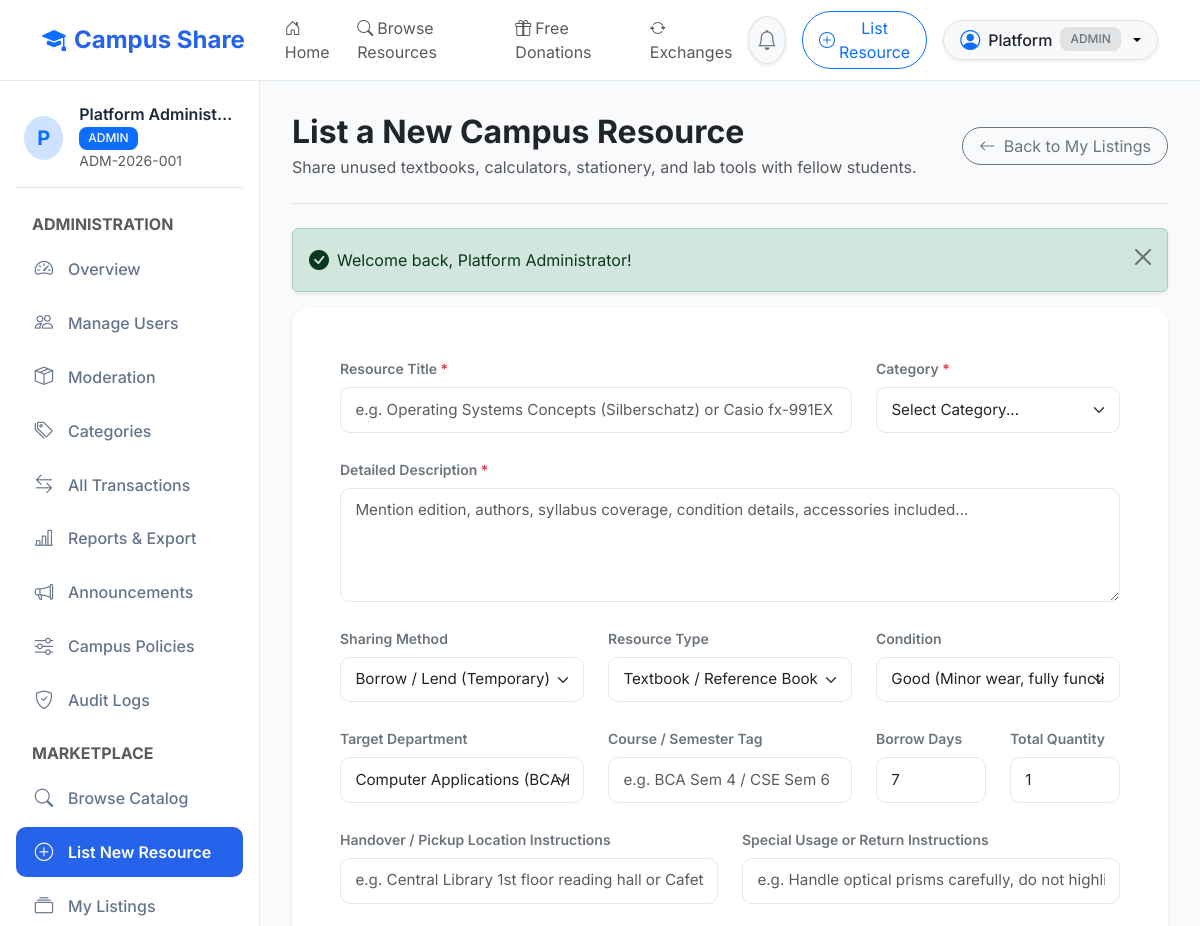
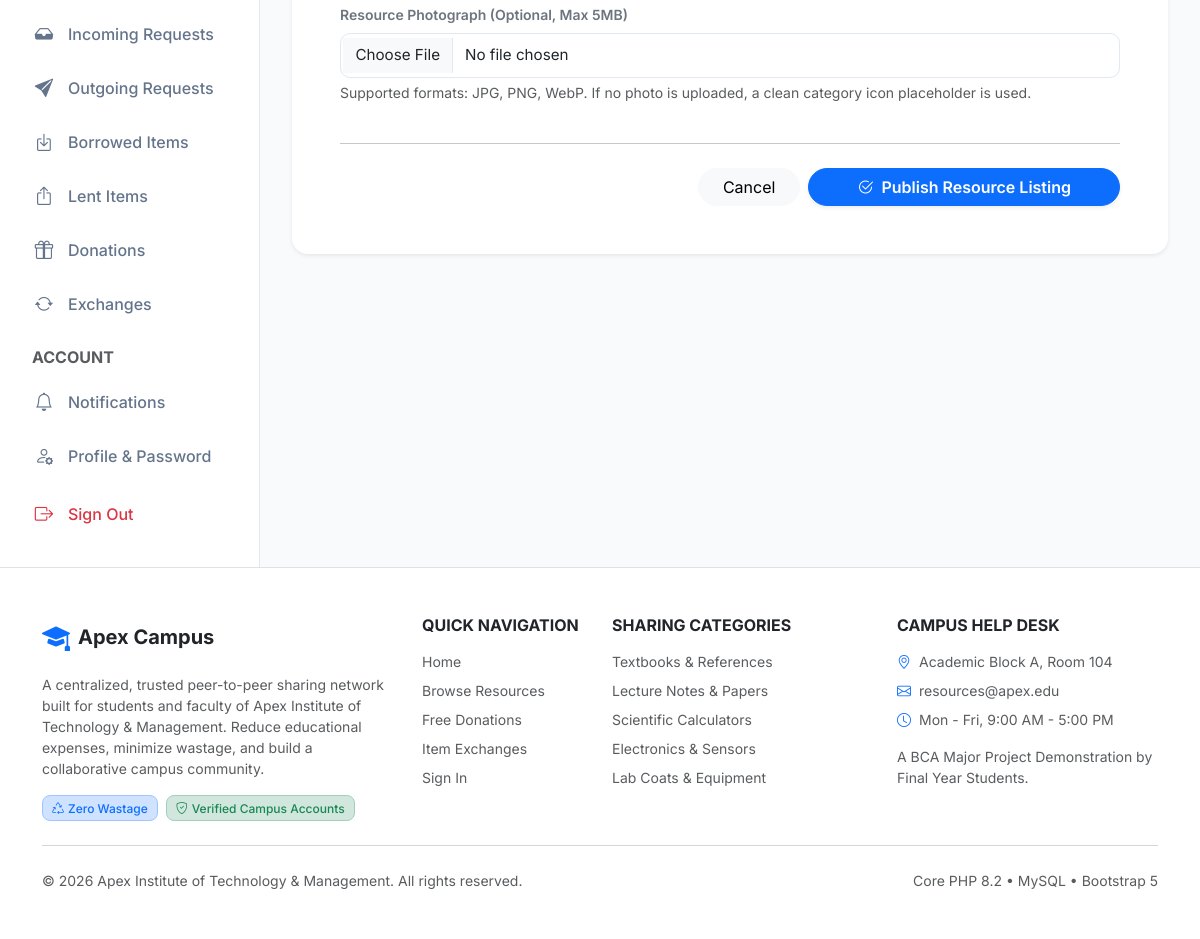
The page /student/add_resource.php (signed in) on the database its author committed (2 pictures, top to bottom).
### tables this page shows
CREATE TABLE `users` (
    `id` INT AUTO_INCREMENT PRIMARY KEY,
    `full_name` VARCHAR(100) NOT NULL,
    `email` VARCHAR(150) NOT NULL UNIQUE,
    `password_hash` VARCHAR(255) NOT NULL,
    `institution_id` VARCHAR(50) NOT NULL UNIQUE,
    `department_id` INT NULL,
    `role` ENUM('student', 'faculty', 'admin') NOT NULL DEFAULT 'student',
    `course` VARCHAR(100) NULL,
    `semester` INT NULL,
    `designation` VARCHAR(100) NULL,
    `phone` VARCHAR(30) NULL,
    `profile_image` VARCHAR(255) NULL,
    `account_status` ENUM('active', 'suspended', 'pending') NOT NULL DEFAULT 'active',
    `created_at` TIMESTAMP DEFAULT CURRENT_TIMESTAMP,
    `updated_at` TIMESTAMP DEFAULT CURRENT_TIMESTAMP ON UPDATE CURRENT_TIMESTAMP,
    INDEX `idx_users_role` (`role`),
    INDEX `idx_users_status` (`account_status`),
    CONSTRAINT `fk_users_department` FOREIGN KEY (`department_id`) REFERENCES `departments`(`id`) ON DELETE SET NULL
);

CREATE TABLE `departments` (
    `id` INT AUTO_INCREMENT PRIMARY KEY,
    `department_name` VARCHAR(100) NOT NULL,
    `department_code` VARCHAR(20) NOT NULL UNIQUE,
    `status` ENUM('active', 'inactive') DEFAULT 'active',
    `created_at` TIMESTAMP DEFAULT CURRENT_TIMESTAMP
);

### student/add_resource.php (the view, shortened to what the rows shown need)
<?php
require_once BASE_PATH . '/services/ResourceService.php';
require_auth();
$resourceService = new ResourceService();
$departments = $resourceService->getAllDepartments();
require_once BASE_PATH . '/includes/header.php';
?>
<div class="dashboard-layout">
    <?php require_once BASE_PATH . '/includes/sidebar.php'; ?>
    <main class="dashboard-content">
        <div class="d-flex justify-content-between align-items-center pb-4 mb-4 border-bottom">
            <div>
                <h2 class="fw-bold text-dark mb-1">List a New Campus Resource</h2>
            </div>
        </div>
        <div class="card border-0 rounded-4 shadow-sm bg-white p-4 p-md-5">
            <form method="POST" action="<?= APP_URL ?>/student/add_resource.php" enctype="multipart/form-data" class="needs-validation" novalidate>
                <div class="row g-4">
                    <div class="col-md-4">
                        <label for="department_id" class="form-label small fw-semibold text-secondary">Target Department</label>
                        <select class="form-select" id="department_id" name="department_id">
                            <?php foreach ($departments as $dept): ?>
                                <option value="<?= $dept['id'] ?>" <?= ((int)($user['department_id'] ?? 0) === (int)$dept['id']) ? 'selected' : '' ?>>
                                    <?= e($dept['department_name']) ?> (<?= e($dept['department_code']) ?>)
                                </option>
                            <?php endforeach; ?>
                        </select>
                    </div>
                </div>
            </form>
        </div>
    </main>
</div>
<?php require_once BASE_PATH . '/includes/footer.php'; ?>

### includes/navbar.php (shortened to what the rows shown need)
<?php
$currentUser = is_logged_in() ? current_user() : null;
?>
<nav class="navbar navbar-expand-lg navbar-custom sticky-top py-2">
    <div class="container">
        <div class="collapse navbar-collapse" id="navbarMain">
            <div class="d-flex align-items-center gap-3">
                <?php if ($currentUser): ?>
                    <a href="<?= APP_URL ?>/student/notifications.php" class="btn btn-light position-relative rounded-circle border shadow-sm p-2" title="Notifications">
                        <i class="bi bi-bell text-secondary fs-5"></i>
                    </a>
                    <a href="<?= APP_URL ?>/student/add_resource.php" class="btn btn-outline-primary rounded-pill px-3 py-1 text-sm d-none d-sm-inline-flex align-items-center gap-1">
                        <i class="bi bi-plus-circle"></i>
                        <span>List Resource</span>
                    </a>
                    <div class="dropdown">
                        <button class="btn btn-light dropdown-toggle border rounded-pill d-flex align-items-center gap-2 py-1 px-3 shadow-sm" type="button" data-bs-toggle="dropdown" aria-expanded="false">
                            <i class="bi bi-person-circle fs-5 text-primary"></i>
                            <span class="fw-medium text-dark"><?= e(explode(' ', $currentUser['full_name'])[0]) ?></span>
                            <span class="badge bg-secondary-subtle text-secondary border text-xs"><?= strtoupper($currentUser['role']) ?></span>
                        </button>
                    </div>
                <?php else: ?>
                    <a href="<?= APP_URL ?>/login.php" class="btn btn-outline-primary rounded-pill px-4">Sign In</a>
                    <a href="<?= APP_URL ?>/register.php" class="btn btn-primary rounded-pill px-4">Register</a>
                <?php endif; ?>
            </div>
        </div>
    </div>
</nav>

### includes/sidebar.php (shortened to what the rows shown need)
<?php
$user = current_user();
?>
<aside class="dashboard-sidebar">
    <div class="d-flex align-items-center gap-3 mb-4 pb-3 border-bottom px-2">
        <div class="rounded-circle bg-primary-subtle text-primary d-flex align-items-center justify-content-center fw-bold fs-5" style="width: 44px; height: 44px;">
            <?= strtoupper(substr($user['full_name'], 0, 1)) ?>
        </div>
        <div class="overflow-hidden">
            <h6 class="mb-0 text-truncate fw-semibold"><?= e($user['full_name']) ?></h6>
            <span class="badge bg-primary text-white text-xs text-uppercase"><?= e($user['role']) ?></span>
            <small class="d-block text-muted text-xs text-truncate"><?= e($user['institution_id']) ?></small>
        </div>
    </div>
</aside>

### rows shown on the page
users: full_name "Platform", role "ADMIN", full_name "P", full_name "Platform Administ…", institution "ADM-2026-001", department_id "Computer Applications (BCA/MCA) (BCA)"

### other values the page prints
$msg "Welcome back, Platform Administrator!"
APP_NAME "Apex Campus"
INSTITUTION_NAME "Apex Institute of Technology & Management"
get_setting('campus_help_desk', 'Academic Block A, Room 104') "Academic Block A, Room 104"
get_setting('campus_contact_email', 'resources@apex.edu') "resources@apex.edu"
